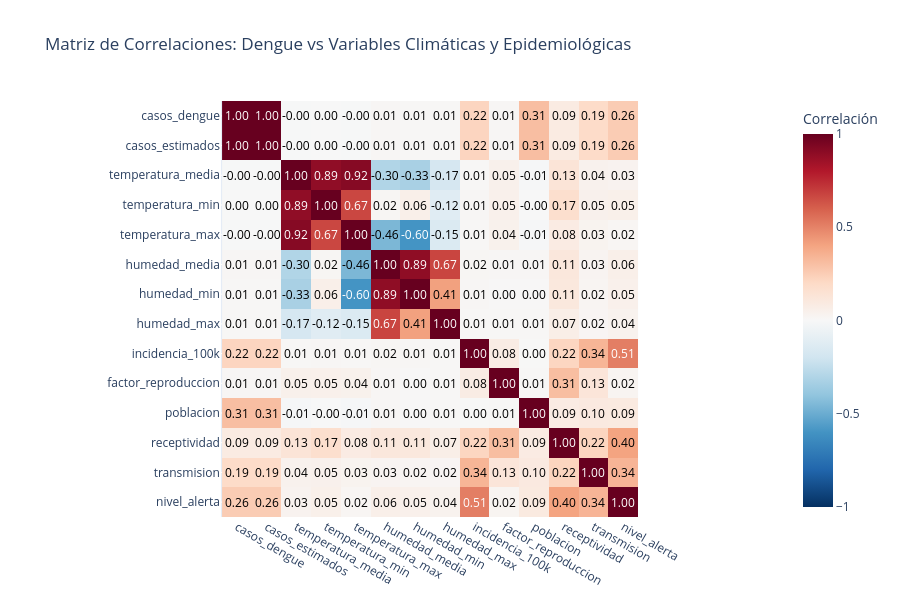

Notebook code for this chart:
### Markdown cell above
## 6. Análisis de Correlaciones

### 🔗 Relaciones entre variables climáticas y dengue

### Code cell
# Análisis de correlaciones (período EDA 2010-2023)
correlation_vars = ['casos_dengue', 'casos_estimados', 'temperatura_media', 'temperatura_min', 'temperatura_max', 
                   'humedad_media', 'humedad_min', 'humedad_max', 'incidencia_100k', 'factor_reproduccion', 
                   'poblacion', 'receptividad', 'transmision', 'nivel_alerta']

available_corr_vars = [var for var in correlation_vars if var in df_eda.columns]

# Usar muestra para eficiencia computacional
sample_size = min(100000, len(df_eda))
df_sample = df_eda.sample(n=sample_size, random_state=42)
corr_matrix = df_sample[available_corr_vars].corr()

print(f"Variables incluidas en análisis de correlaciones: {len(available_corr_vars)}")
print(f"Muestra utilizada: {sample_size:,} registros")
print(f"Variables epidemiológicas clave: factor_reproduccion, poblacion, receptividad, transmision")
print("\n" + "="*80)

# Heatmap de correlaciones
fig = px.imshow(
    corr_matrix,
    labels=dict(color="Correlación"),
    title="Matriz de Correlaciones: Dengue vs Variables Climáticas y Epidemiológicas",
    color_continuous_scale='RdBu_r',
    zmin=-1, zmax=1
)

# Anotar valores en las celdas
annotations = []
for i, row in enumerate(corr_matrix.index):
    for j, col in enumerate(corr_matrix.columns):
        annotations.append(
            dict(x=j, y=i, text=f"{corr_matrix.iloc[i,j]:.2f}",
                 showarrow=False, font=dict(color="black" if abs(corr_matrix.iloc[i,j]) < 0.5 else "white")) # type: ignore
        )

fig.update_layout(annotations=annotations, height=600)
fig.show()

### Figure 1 — Plotly figure (JSON) as saved in the notebook; plotly's stock layout.template omitted (floating-point values rounded to 4 significant figures; data arrays with more than 128 entries replaced by an {"elided": "..."} marker saying what was removed)
{"data": [{"coloraxis": "coloraxis", "hovertemplate": "x: %{x}<br>y: %{y}<br>Correlación: %{z}<extra></extra>", "name": "0", "type": "heatmap", "x": ["casos_dengue", "casos_estimados", "temperatura_media", "temperatura_min", "temperatura_max", "humedad_media", "humedad_min", "humedad_max", "incidencia_100k", "factor_reproduccion", "poblacion", "receptividad", "transmision", "nivel_alerta"], "xaxis": "x", "y": ["casos_dengue", "casos_estimados", "temperatura_media", "temperatura_min", "temperatura_max", "humedad_media", "humedad_min", "humedad_max", "incidencia_100k", "factor_reproduccion", "poblacion", "receptividad", "transmision", "nivel_alerta"], "yaxis": "y", "z": {"elided": "14x14 float values"}}], "layout": {"annotations": [{"font": {"color": "white"}, "showarrow": false, "text": "1.00", "x": 0, "y": 0}, {"font": {"color": "white"}, "showarrow": false, "text": "1.00", "x": 1, "y": 0}, {"font": {"color": "black"}, "showarrow": false, "text": "-0.00", "x": 2, "y": 0}, {"font": {"color": "black"}, "showarrow": false, "text": "0.00", "x": 3, "y": 0}, {"font": {"color": "black"}, "showarrow": false, "text": "-0.00", "x": 4, "y": 0}, {"font": {"color": "black"}, "showarrow": false, "text": "0.01", "x": 5, "y": 0}, {"font": {"color": "black"}, "showarrow": false, "text": "0.01", "x": 6, "y": 0}, {"font": {"color": "black"}, "showarrow": false, "text": "0.01", "x": 7, "y": 0}, {"font": {"color": "black"}, "showarrow": false, "text": "0.22", "x": 8, "y": 0}, {"font": {"color": "black"}, "showarrow": false, "text": "0.01", "x": 9, "y": 0}, {"font": {"color": "black"}, "showarrow": false, "text": "0.31", "x": 10, "y": 0}, {"font": {"color": "black"}, "showarrow": false, "text": "0.09", "x": 11, "y": 0}, {"font": {"color": "black"}, "showarrow": false, "text": "0.19", "x": 12, "y": 0}, {"font": {"color": "black"}, "showarrow": false, "text": "0.26", "x": 13, "y": 0}, {"font": {"color": "white"}, "showarrow": false, "text": "1.00", "x": 0, "y": 1}, {"font": {"color": "white"}, "showarrow": false, "text": "1.00", "x": 1, "y": 1}, {"font": {"color": "black"}, "showarrow": false, "text": "-0.00", "x": 2, "y": 1}, {"font": {"color": "black"}, "showarrow": false, "text": "0.00", "x": 3, "y": 1}, {"font": {"color": "black"}, "showarrow": false, "text": "-0.00", "x": 4, "y": 1}, {"font": {"color": "black"}, "showarrow": false, "text": "0.01", "x": 5, "y": 1}, {"font": {"color": "black"}, "showarrow": false, "text": "0.01", "x": 6, "y": 1}, {"font": {"color": "black"}, "showarrow": false, "text": "0.01", "x": 7, "y": 1}, {"font": {"color": "black"}, "showarrow": false, "text": "0.22", "x": 8, "y": 1}, {"font": {"color": "black"}, "showarrow": false, "text": "0.01", "x": 9, "y": 1}, {"font": {"color": "black"}, "showarrow": false, "text": "0.31", "x": 10, "y": 1}, {"font": {"color": "black"}, "showarrow": false, "text": "0.09", "x": 11, "y": 1}, {"font": {"color": "black"}, "showarrow": false, "text": "0.19", "x": 12, "y": 1}, {"font": {"color": "black"}, "showarrow": false, "text": "0.26", "x": 13, "y": 1}, {"font": {"color": "black"}, "showarrow": false, "text": "-0.00", "x": 0, "y": 2}, {"font": {"color": "black"}, "showarrow": false, "text": "-0.00", "x": 1, "y": 2}, {"font": {"color": "white"}, "showarrow": false, "text": "1.00", "x": 2, "y": 2}, {"font": {"color": "white"}, "showarrow": false, "text": "0.89", "x": 3, "y": 2}, {"font": {"color": "white"}, "showarrow": false, "text": "0.92", "x": 4, "y": 2}, {"font": {"color": "black"}, "showarrow": false, "text": "-0.30", "x": 5, "y": 2}, {"font": {"color": "black"}, "showarrow": false, "text": "-0.33", "x": 6, "y": 2}, {"font": {"color": "black"}, "showarrow": false, "text": "-0.17", "x": 7, "y": 2}, {"font": {"color": "black"}, "showarrow": false, "text": "0.01", "x": 8, "y": 2}, {"font": {"color": "black"}, "showarrow": false, "text": "0.05", "x": 9, "y": 2}, {"font": {"color": "black"}, "showarrow": false, "text": "-0.01", "x": 10, "y": 2}, {"font": {"color": "black"}, "showarrow": false, "text": "0.13", "x": 11, "y": 2}, {"font": {"color": "black"}, "showarrow": false, "text": "0.04", "x": 12, "y": 2}, {"font": {"color": "black"}, "showarrow": false, "text": "0.03", "x": 13, "y": 2}, {"font": {"color": "black"}, "showarrow": false, "text": "0.00", "x": 0, "y": 3}, {"font": {"color": "black"}, "showarrow": false, "text": "0.00", "x": 1, "y": 3}, {"font": {"color": "white"}, "showarrow": false, "text": "0.89", "x": 2, "y": 3}, {"font": {"color": "white"}, "showarrow": false, "text": "1.00", "x": 3, "y": 3}, {"font": {"color": "white"}, "showarrow": false, "text": "0.67", "x": 4, "y": 3}, {"font": {"color": "black"}, "showarrow": false, "text": "0.02", "x": 5, "y": 3}, {"font": {"color": "black"}, "showarrow": false, "text": "0.06", "x": 6, "y": 3}, {"font": {"color": "black"}, "showarrow": false, "text": "-0.12", "x": 7, "y": 3}, {"font": {"color": "black"}, "showarrow": false, "text": "0.01", "x": 8, "y": 3}, {"font": {"color": "black"}, "showarrow": false, "text": "0.05", "x": 9, "y": 3}, {"font": {"color": "black"}, "showarrow": false, "text": "-0.00", "x": 10, "y": 3}, {"font": {"color": "black"}, "showarrow": false, "text": "0.17", "x": 11, "y": 3}, {"font": {"color": "black"}, "showarrow": false, "text": "0.05", "x": 12, "y": 3}, {"font": {"color": "black"}, "showarrow": false, "text": "0.05", "x": 13, "y": 3}, {"font": {"color": "black"}, "showarrow": false, "text": "-0.00", "x": 0, "y": 4}, {"font": {"color": "black"}, "showarrow": false, "text": "-0.00", "x": 1, "y": 4}, {"font": {"color": "white"}, "showarrow": false, "text": "0.92", "x": 2, "y": 4}, {"font": {"color": "white"}, "showarrow": false, "text": "0.67", "x": 3, "y": 4}, {"font": {"color": "white"}, "showarrow": false, "text": "1.00", "x": 4, "y": 4}, {"font": {"color": "black"}, "showarrow": false, "text": "-0.46", "x": 5, "y": 4}, {"font": {"color": "white"}, "showarrow": false, "text": "-0.60", "x": 6, "y": 4}, {"font": {"color": "black"}, "showarrow": false, "text": "-0.15", "x": 7, "y": 4}, {"font": {"color": "black"}, "showarrow": false, "text": "0.01", "x": 8, "y": 4}, {"font": {"color": "black"}, "showarrow": false, "text": "0.04", "x": 9, "y": 4}, {"font": {"color": "black"}, "showarrow": false, "text": "-0.01", "x": 10, "y": 4}, {"font": {"color": "black"}, "showarrow": false, "text": "0.08", "x": 11, "y": 4}, {"font": {"color": "black"}, "showarrow": false, "text": "0.03", "x": 12, "y": 4}, {"font": {"color": "black"}, "showarrow": false, "text": "0.02", "x": 13, "y": 4}, {"font": {"color": "black"}, "showarrow": false, "text": "0.01", "x": 0, "y": 5}, {"font": {"color": "black"}, "showarrow": false, "text": "0.01", "x": 1, "y": 5}, {"font": {"color": "black"}, "showarrow": false, "text": "-0.30", "x": 2, "y": 5}, {"font": {"color": "black"}, "showarrow": false, "text": "0.02", "x": 3, "y": 5}, {"font": {"color": "black"}, "showarrow": false, "text": "-0.46", "x": 4, "y": 5}, {"font": {"color": "white"}, "showarrow": false, "text": "1.00", "x": 5, "y": 5}, {"font": {"color": "white"}, "showarrow": false, "text": "0.89", "x": 6, "y": 5}, {"font": {"color": "white"}, "showarrow": false, "text": "0.67", "x": 7, "y": 5}, {"font": {"color": "black"}, "showarrow": false, "text": "0.02", "x": 8, "y": 5}, {"font": {"color": "black"}, "showarrow": false, "text": "0.01", "x": 9, "y": 5}, {"font": {"color": "black"}, "showarrow": false, "text": "0.01", "x": 10, "y": 5}, {"font": {"color": "black"}, "showarrow": false, "text": "0.11", "x": 11, "y": 5}, {"font": {"color": "black"}, "showarrow": false, "text": "0.03", "x": 12, "y": 5}, {"font": {"color": "black"}, "showarrow": false, "text": "0.06", "x": 13, "y": 5}, {"font": {"color": "black"}, "showarrow": false, "text": "0.01", "x": 0, "y": 6}, {"font": {"color": "black"}, "showarrow": false, "text": "0.01", "x": 1, "y": 6}, {"font": {"color": "black"}, "showarrow": false, "text": "-0.33", "x": 2, "y": 6}, {"font": {"color": "black"}, "showarrow": false, "text": "0.06", "x": 3, "y": 6}, {"font": {"color": "white"}, "showarrow": false, "text": "-0.60", "x": 4, "y": 6}, {"font": {"color": "white"}, "showarrow": false, "text": "0.89", "x": 5, "y": 6}, {"font": {"color": "white"}, "showarrow": false, "text": "1.00", "x": 6, "y": 6}, {"font": {"color": "black"}, "showarrow": false, "text": "0.41", "x": 7, "y": 6}, {"font": {"color": "black"}, "showarrow": false, "text": "0.01", "x": 8, "y": 6}, {"font": {"color": "black"}, "showarrow": false, "text": "0.00", "x": 9, "y": 6}, {"font": {"color": "black"}, "showarrow": false, "text": "0.00", "x": 10, "y": 6}, {"font": {"color": "black"}, "showarrow": false, "text": "0.11", "x": 11, "y": 6}, {"font": {"color": "black"}, "showarrow": false, "text": "0.02", "x": 12, "y": 6}, {"font": {"color": "black"}, "showarrow": false, "text": "0.05", "x": 13, "y": 6}, {"font": {"color": "black"}, "showarrow": false, "text": "0.01", "x": 0, "y": 7}, {"font": {"color": "black"}, "showarrow": false, "text": "0.01", "x": 1, "y": 7}, {"font": {"color": "black"}, "showarrow": false, "text": "-0.17", "x": 2, "y": 7}, {"font": {"color": "black"}, "showarrow": false, "text": "-0.12", "x": 3, "y": 7}, {"font": {"color": "black"}, "showarrow": false, "text": "-0.15", "x": 4, "y": 7}, {"font": {"color": "white"}, "showarrow": false, "text": "0.67", "x": 5, "y": 7}, {"font": {"color": "black"}, "showarrow": false, "text": "0.41", "x": 6, "y": 7}, {"font": {"color": "white"}, "showarrow": false, "text": "1.00", "x": 7, "y": 7}, {"font": {"color": "black"}, "showarrow": false, "text": "0.01", "x": 8, "y": 7}, {"font": {"color": "black"}, "showarrow": false, "text": "0.01", "x": 9, "y": 7}, {"font": {"color": "black"}, "showarrow": false, "text": "0.01", "x": 10, "y": 7}, {"font": {"color": "black"}, "showarrow": false, "text": "0.07", "x": 11, "y": 7}, {"font": {"color": "black"}, "showarrow": false, "text": "0.02", "x": 12, "y": 7}, {"font": {"color": "black"}, "showarrow": false, "text": "0.04", "x": 13, "y": 7}, {"font": {"color": "black"}, "showarrow": false, "text": "0.22", "x": 0, "y": 8}, {"font": {"color": "black"}, "showarrow": false, "text": "0.22", "x": 1, "y": 8}, {"font": {"color": "black"}, "showarrow": false, "text": "0.01", "x": 2, "y": 8}, {"font": {"color": "black"}, "showarrow": false, "text": "0.01", "x": 3, "y": 8}, {"font": {"color": "black"}, "showarrow": false, "text": "0.01", "x": 4, "y": 8}, {"font": {"color": "black"}, "showarrow": false, "text": "0.02", "x": 5, "y": 8}, {"font": {"color": "black"}, "showarrow": false, "text": "0.01", "x": 6, "y": 8}, {"font": {"color": "black"}, "showarrow": false, "text": "0.01", "x": 7, "y": 8}, {"font": {"color": "white"}, "showarrow": false, "text": "1.00", "x": 8, "y": 8}, {"font": {"color": "black"}, "showarrow": false, "text": "0.08", "x": 9, "y": 8}, {"font": {"color": "black"}, "showarrow": false, "text": "0.00", "x": 10, "y": 8}, {"font": {"color": "black"}, "showarrow": false, "text": "0.22", "x": 11, "y": 8}, {"font": {"color": "black"}, "showarrow": false, "text": "0.34", "x": 12, "y": 8}, {"font": {"color": "white"}, "showarrow": false, "text": "0.51", "x": 13, "y": 8}, {"font": {"color": "black"}, "showarrow": false, "text": "0.01", "x": 0, "y": 9}, {"font": {"color": "black"}, "showarrow": false, "text": "0.01", "x": 1, "y": 9}, {"font": {"color": "black"}, "showarrow": false, "text": "0.05", "x": 2, "y": 9}, {"font": {"color": "black"}, "showarrow": false, "text": "0.05", "x": 3, "y": 9}, {"font": {"color": "black"}, "showarrow": false, "text": "0.04", "x": 4, "y": 9}, {"font": {"color": "black"}, "showarrow": false, "text": "0.01", "x": 5, "y": 9}, {"font": {"color": "black"}, "showarrow": false, "text": "0.00", "x": 6, "y": 9}, {"font": {"color": "black"}, "showarrow": false, "text": "0.01", "x": 7, "y": 9}, {"font": {"color": "black"}, "showarrow": false, "text": "0.08", "x": 8, "y": 9}, {"font": {"color": "white"}, "showarrow": false, "text": "1.00", "x": 9, "y": 9}, {"font": {"color": "black"}, "showarrow": false, "text": "0.01", "x": 10, "y": 9}, {"font": {"color": "black"}, "showarrow": false, "text": "0.31", "x": 11, "y": 9}, {"font": {"color": "black"}, "showarrow": false, "text": "0.13", "x": 12, "y": 9}, {"font": {"color": "black"}, "showarrow": false, "text": "0.02", "x": 13, "y": 9}, {"font": {"color": "black"}, "showarrow": false, "text": "0.31", "x": 0, "y": 10}, {"font": {"color": "black"}, "showarrow": false, "text": "0.31", "x": 1, "y": 10}, {"font": {"color": "black"}, "showarrow": false, "text": "-0.01", "x": 2, "y": 10}, {"font": {"color": "black"}, "showarrow": false, "text": "-0.00", "x": 3, "y": 10}, {"font": {"color": "black"}, "showarrow": false, "text": "-0.01", "x": 4, "y": 10}, {"font": {"color": "black"}, "showarrow": false, "text": "0.01", "x": 5, "y": 10}, {"font": {"color": "black"}, "showarrow": false, "text": "0.00", "x": 6, "y": 10}, {"font": {"color": "black"}, "showarrow": false, "text": "0.01", "x": 7, "y": 10}, {"font": {"color": "black"}, "showarrow": false, "text": "0.00", "x": 8, "y": 10}, {"font": {"color": "black"}, "showarrow": false, "text": "0.01", "x": 9, "y": 10}, {"font": {"color": "white"}, "showarrow": false, "text": "1.00", "x": 10, "y": 10}, {"font": {"color": "black"}, "showarrow": false, "text": "0.09", "x": 11, "y": 10}, {"font": {"color": "black"}, "showarrow": false, "text": "0.10", "x": 12, "y": 10}, {"font": {"color": "black"}, "showarrow": false, "text": "0.09", "x": 13, "y": 10}, {"font": {"color": "black"}, "showarrow": false, "text": "0.09", "x": 0, "y": 11}, {"font": {"color": "black"}, "showarrow": false, "text": "0.09", "x": 1, "y": 11}, {"font": {"color": "black"}, "showarrow": false, "text": "0.13", "x": 2, "y": 11}, {"font": {"color": "black"}, "showarrow": false, "text": "0.17", "x": 3, "y": 11}, {"font": {"color": "black"}, "showarrow": false, "text": "0.08", "x": 4, "y": 11}, {"font": {"color": "black"}, "showarrow": false, "text": "0.11", "x": 5, "y": 11}, {"font": {"color": "black"}, "showarrow": false, "text": "0.11", "x": 6, "y": 11}, {"font": {"color": "black"}, "showarrow": false, "text": "0.07", "x": 7, "y": 11}, {"font": {"color": "black"}, "showarrow": false, "text": "0.22", "x": 8, "y": 11}, {"font": {"color": "black"}, "showarrow": false, "text": "0.31", "x": 9, "y": 11}, {"font": {"color": "black"}, "showarrow": false, "text": "0.09", "x": 10, "y": 11}, {"font": {"color": "white"}, "showarrow": false, "text": "1.00", "x": 11, "y": 11}, {"font": {"color": "black"}, "showarrow": false, "text": "0.22", "x": 12, "y": 11}, {"font": {"color": "black"}, "showarrow": false, "text": "0.40", "x": 13, "y": 11}, {"font": {"color": "black"}, "showarrow": false, "text": "0.19", "x": 0, "y": 12}, {"font": {"color": "black"}, "showarrow": false, "text": "0.19", "x": 1, "y": 12}, {"font": {"color": "black"}, "showarrow": false, "text": "0.04", "x": 2, "y": 12}, {"font": {"color": "black"}, "showarrow": false, "text": "0.05", "x": 3, "y": 12}, {"font": {"color": "black"}, "showarrow": false, "text": "0.03", "x": 4, "y": 12}, {"font": {"color": "black"}, "showarrow": false, "text": "0.03", "x": 5, "y": 12}, {"font": {"color": "black"}, "showarrow": false, "text": "0.02", "x": 6, "y": 12}, {"font": {"color": "black"}, "showarrow": false, "text": "0.02", "x": 7, "y": 12}, {"font": {"color": "black"}, "showarrow": false, "text": "0.34", "x": 8, "y": 12}, {"font": {"color": "black"}, "showarrow": false, "text": "0.13", "x": 9, "y": 12}, {"font": {"color": "black"}, "showarrow": false, "text": "0.10", "x": 10, "y": 12}, {"font": {"color": "black"}, "showarrow": false, "text": "0.22", "x": 11, "y": 12}, {"font": {"color": "white"}, "showarrow": false, "text": "1.00", "x": 12, "y": 12}, {"font": {"color": "black"}, "showarrow": false, "text": "0.34", "x": 13, "y": 12}, {"font": {"color": "black"}, "showarrow": false, "text": "0.26", "x": 0, "y": 13}, {"font": {"color": "black"}, "showarrow": false, "text": "0.26", "x": 1, "y": 13}, {"font": {"color": "black"}, "showarrow": false, "text": "0.03", "x": 2, "y": 13}, {"font": {"color": "black"}, "showarrow": false, "text": "0.05", "x": 3, "y": 13}, {"font": {"color": "black"}, "showarrow": false, "text": "0.02", "x": 4, "y": 13}, {"font": {"color": "black"}, "showarrow": false, "text": "0.06", "x": 5, "y": 13}, {"font": {"color": "black"}, "showarrow": false, "text": "0.05", "x": 6, "y": 13}, {"font": {"color": "black"}, "showarrow": false, "text": "0.04", "x": 7, "y": 13}, {"font": {"color": "white"}, "showarrow": false, "text": "0.51", "x": 8, "y": 13}, {"font": {"color": "black"}, "showarrow": false, "text": "0.02", "x": 9, "y": 13}, {"font": {"color": "black"}, "showarrow": false, "text": "0.09", "x": 10, "y": 13}, {"font": {"color": "black"}, "showarrow": false, "text": "0.40", "x": 11, "y": 13}, {"font": {"color": "black"}, "showarrow": false, "text": "0.34", "x": 12, "y": 13}, {"font": {"color": "white"}, "showarrow": false, "text": "1.00", "x": 13, "y": 13}], "coloraxis": {"cmax": 1, "cmin": -1, "colorbar": {"title": {"text": "Correlación"}}, "colorscale": [[0, "rgb(5,48,97)"], [0.1, "rgb(33,102,172)"], [0.2, "rgb(67,147,195)"], [0.3, "rgb(146,197,222)"], [0.4, "rgb(209,229,240)"], [0.5, "rgb(247,247,247)"], [0.6, "rgb(253,219,199)"], [0.7, "rgb(244,165,130)"], [0.8, "rgb(214,96,77)"], [0.9, "rgb(178,24,43)"], [1, "rgb(103,0,31)"]]}, "height": 600, "title": {"text": "Matriz de Correlaciones: Dengue vs Variables Climáticas y Epidemiológicas"}, "xaxis": {"anchor": "y", "constrain": "domain", "domain": [0, 1], "scaleanchor": "y"}, "yaxis": {"anchor": "x", "autorange": "reversed", "constrain": "domain", "domain": [0, 1]}}}
